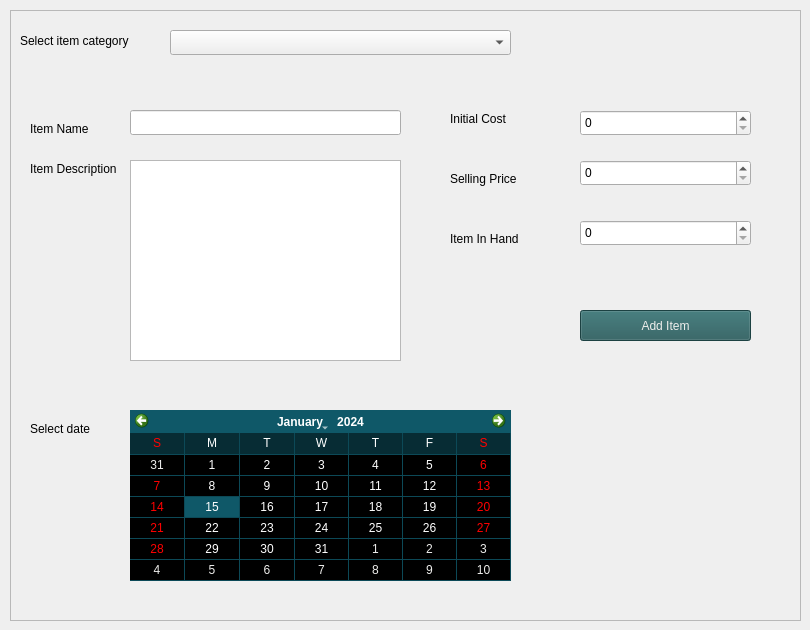
         <widget class="QWidget" name="tab_6">
          <attribute name="title">
           <string>Page</string>
          </attribute>
          <widget class="QFrame" name="frame_6">
           <property name="geometry">
            <rect>
             <x>10</x>
             <y>10</y>
             <width>791</width>
             <height>611</height>
            </rect>
           </property>
           <property name="frameShape">
            <enum>QFrame::StyledPanel</enum>
           </property>
           <property name="frameShadow">
            <enum>QFrame::Raised</enum>
           </property>
           <widget class="QLabel" name="label_17">
            <property name="geometry">
             <rect>
              <x>10</x>
              <y>20</y>
              <width>151</width>
              <height>21</height>
             </rect>
            </property>
            <property name="text">
             <string>Select item category</string>
            </property>
           </widget>
           <widget class="QComboBox" name="comboBox_4">
            <property name="geometry">
             <rect>
              <x>160</x>
              <y>20</y>
              <width>341</width>
              <height>25</height>
             </rect>
            </property>
           </widget>
           <widget class="QLabel" name="label_21">
            <property name="geometry">
             <rect>
              <x>20</x>
              <y>110</y>
              <width>91</width>
              <height>17</height>
             </rect>
            </property>
            <property name="text">
             <string>Item Name</string>
            </property>
           </widget>
           <widget class="QLineEdit" name="lineEdit_2">
            <property name="geometry">
             <rect>
              <x>120</x>
              <y>100</y>
              <width>271</width>
              <height>25</height>
             </rect>
            </property>
           </widget>
           <widget class="QTextEdit" name="textEdit">
            <property name="geometry">
             <rect>
              <x>120</x>
              <y>150</y>
              <width>271</width>
              <height>201</height>
             </rect>
            </property>
           </widget>
           <widget class="QLabel" name="label_22">
            <property name="geometry">
             <rect>
              <x>20</x>
              <y>150</y>
              <width>91</width>
              <height>17</height>
             </rect>
            </property>
            <property name="text">
             <string>Item Description</string>
            </property>
           </widget>
           <widget class="QCalendarWidget" name="calendarWidget">
            <property name="geometry">
             <rect>
              <x>120</x>
              <y>400</y>
              <width>381</width>
              <height>171</height>
             </rect>
            </property>
            <property name="palette">
             <palette>
              <active>
               <colorrole role="WindowText">
                <brush brushstyle="SolidPattern">
                 <color alpha="255">
                  <red>255</red>
                  <green>255</green>
                  <blue>255</blue>
                 </color>
                </brush>
               </colorrole>
               <colorrole role="Button">
                <brush brushstyle="SolidPattern">
                 <color alpha="255">
                  <red>15</red>
                  <green>88</green>
                  <blue>104</blue>
                 </color>
                </brush>
               </colorrole>
               <colorrole role="Light">
                <brush brushstyle="SolidPattern">
                 <color alpha="255">
                  <red>23</red>
                  <green>132</green>
                  <blue>156</blue>
                 </color>
                </brush>
               </colorrole>
               <colorrole role="Midlight">
                <brush brushstyle="SolidPattern">
                 <color alpha="255">
                  <red>19</red>
                  <green>110</green>
                  <blue>130</blue>
                 </color>
                </brush>
               </colorrole>
               <colorrole role="Dark">
                <brush brushstyle="SolidPattern">
                 <color alpha="255">
                  <red>238</red>
                  <green>238</green>
                  <blue>236</blue>
                 </color>
                </brush>
               </colorrole>
               <colorrole role="Mid">
                <brush brushstyle="SolidPattern">
                 <color alpha="255">
                  <red>10</red>
                  <green>58</green>
                  <blue>69</blue>
                 </color>
                </brush>
               </colorrole>
               <colorrole role="Text">
                <brush brushstyle="SolidPattern">
                 <color alpha="255">
                  <red>255</red>
                  <green>255</green>
                  <blue>255</blue>
                 </color>
                </brush>
               </colorrole>
               <colorrole role="BrightText">
                <brush brushstyle="SolidPattern">
                 <color alpha="255">
                  <red>255</red>
                  <green>255</green>
                  <blue>255</blue>
                 </color>
                </brush>
               </colorrole>
               <colorrole role="ButtonText">
                <brush brushstyle="SolidPattern">
                 <color alpha="255">
                  <red>255</red>
                  <green>255</green>
                  <blue>255</blue>
                 </color>
                </brush>
               </colorrole>
               <colorrole role="Base">
                <brush brushstyle="SolidPattern">
                 <color alpha="255">
                  <red>0</red>
                  <green>0</green>
                  <blue>0</blue>
                 </color>
                </brush>
               </colorrole>
               <colorrole role="Window">
                <brush brushstyle="SolidPattern">
                 <color alpha="255">
                  <red>15</red>
                  <green>88</green>
                  <blue>104</blue>
                 </color>
                </brush>
               </colorrole>
               <colorrole role="Shadow">
                <brush brushstyle="SolidPattern">
                 <color alpha="255">
                  <red>0</red>
                  <green>0</green>
                  <blue>0</blue>
                 </color>
                </brush>
               </colorrole>
               <colorrole role="Highlight">
                <brush brushstyle="SolidPattern">
                 <color alpha="255">
                  <red>15</red>
                  <green>88</green>
                  <blue>104</blue>
                 </color>
                </brush>
               </colorrole>
               <colorrole role="AlternateBase">
                <brush brushstyle="SolidPattern">
                 <color alpha="255">
                  <red>7</red>
                  <green>44</green>
                  <blue>52</blue>
                 </color>
                </brush>
               </colorrole>
               <colorrole role="ToolTipBase">
                <brush brushstyle="SolidPattern">
                 <color alpha="255">
                  <red>255</red>
                  <green>255</green>
                  <blue>220</blue>
                 </color>
                </brush>
               </colorrole>
               <colorrole role="ToolTipText">
                <brush brushstyle="SolidPattern">
                 <color alpha="255">
                  <red>0</red>
                  <green>0</green>
                  <blue>0</blue>
                 </color>
                </brush>
               </colorrole>
              </active>
              <inactive>
               <colorrole role="WindowText">
                <brush brushstyle="SolidPattern">
                 <color alpha="255">
                  <red>255</red>
                  <green>255</green>
                  <blue>255</blue>
                 </color>
                </brush>
               </colorrole>
               <colorrole role="Button">
                <brush brushstyle="SolidPattern">
                 <color alpha="255">
                  <red>15</red>
                  <green>88</green>
                  <blue>104</blue>
                 </color>
                </brush>
               </colorrole>
               <colorrole role="Light">
                <brush brushstyle="SolidPattern">
                 <color alpha="255">
                  <red>23</red>
                  <green>132</green>
                  <blue>156</blue>
                 </color>
                </brush>
               </colorrole>
               <colorrole role="Midlight">
                <brush brushstyle="SolidPattern">
                 <color alpha="255">
                  <red>19</red>
                  <green>110</green>
                  <blue>130</blue>
                 </color>
                </brush>
               </colorrole>
               <colorrole role="Dark">
                <brush brushstyle="SolidPattern">
                 <color alpha="255">
                  <red>238</red>
                  <green>238</green>
                  <blue>236</blue>
                 </color>
                </brush>
               </colorrole>
               <colorrole role="Mid">
                <brush brushstyle="SolidPattern">
                 <color alpha="255">
                  <red>10</red>
                  <green>58</green>
                  <blue>69</blue>
                 </color>
                </brush>
               </colorrole>
               <colorrole role="Text">
                <brush brushstyle="SolidPattern">
                 <color alpha="255">
                  <red>255</red>
                  <green>255</green>
                  <blue>255</blue>
                 </color>
                </brush>
               </colorrole>
               <colorrole role="BrightText">
                <brush brushstyle="SolidPattern">
                 <color alpha="255">
                  <red>255</red>
                  <green>255</green>
                  <blue>255</blue>
                 </color>
                </brush>
               </colorrole>
               <colorrole role="ButtonText">
                <brush brushstyle="SolidPattern">
                 <color alpha="255">
                  <red>255</red>
                  <green>255</green>
                  <blue>255</blue>
                 </color>
                </brush>
               </colorrole>
               <colorrole role="Base">
                <brush brushstyle="SolidPattern">
                 <color alpha="255">
                  <red>0</red>
                  <green>0</green>
                  <blue>0</blue>
                 </color>
                </brush>
               </colorrole>
               <colorrole role="Window">
                <brush brushstyle="SolidPattern">
                 <color alpha="255">
                  <red>15</red>
                  <green>88</green>
                  <blue>104</blue>
                 </color>
                </brush>
               </colorrole>
               <colorrole role="Shadow">
                <brush brushstyle="SolidPattern">
                 <color alpha="255">
                  <red>0</red>
                  <green>0</green>
                  <blue>0</blue>
                 </color>
                </brush>
               </colorrole>
               <colorrole role="Highlight">
                <brush brushstyle="SolidPattern">
                 <color alpha="255">
                  <red>15</red>
                  <green>88</green>
                  <blue>104</blue>
                 </color>
                </brush>
               </colorrole>
               <colorrole role="AlternateBase">
                <brush brushstyle="SolidPattern">
                 <color alpha="255">
                  <red>7</red>
                  <green>44</green>
                  <blue>52</blue>
                 </color>
                </brush>
               </colorrole>
               <colorrole role="ToolTipBase">
                <brush brushstyle="SolidPattern">
                 <color alpha="255">
                  <red>255</red>
                  <green>255</green>
                  <blue>220</blue>
                 </color>
                </brush>
               </colorrole>
               <colorrole role="ToolTipText">
                <brush brushstyle="SolidPattern">
                 <color alpha="255">
                  <red>0</red>
                  <green>0</green>
                  <blue>0</blue>
                 </color>
                </brush>
               </colorrole>
              </inactive>
              <disabled>
               <colorrole role="WindowText">
                <brush brushstyle="SolidPattern">
                 <color alpha="255">
                  <red>238</red>
                  <green>238</green>
                  <blue>236</blue>
                 </color>
                </brush>
               </colorrole>
               <colorrole role="Button">
                <brush brushstyle="SolidPattern">
                 <color alpha="255">
                  <red>15</red>
                  <green>88</green>
                  <blue>104</blue>
                 </color>
                </brush>
               </colorrole>
               <colorrole role="Light">
                <brush brushstyle="SolidPattern">
                 <color alpha="255">
                  <red>23</red>
                  <green>132</green>
                  <blue>156</blue>
                 </color>
                </brush>
               </colorrole>
               <colorrole role="Midlight">
                <brush brushstyle="SolidPattern">
                 <color alpha="255">
                  <red>19</red>
                  <green>110</green>
                  <blue>130</blue>
                 </color>
                </brush>
               </colorrole>
               <colorrole role="Dark">
                <brush brushstyle="SolidPattern">
                 <color alpha="255">
                  <red>238</red>
                  <green>238</green>
                  <blue>236</blue>
                 </color>
                </brush>
               </colorrole>
               <colorrole role="Mid">
                <brush brushstyle="SolidPattern">
                 <color alpha="255">
                  <red>10</red>
                  <green>58</green>
                  <blue>69</blue>
                 </color>
                </brush>
               </colorrole>
               <colorrole role="Text">
                <brush brushstyle="SolidPattern">
                 <color alpha="255">
                  <red>238</red>
                  <green>238</green>
                  <blue>236</blue>
                 </color>
                </brush>
               </colorrole>
               <colorrole role="BrightText">
                <brush brushstyle="SolidPattern">
                 <color alpha="255">
                  <red>255</red>
                  <green>255</green>
                  <blue>255</blue>
                 </color>
                </brush>
               </colorrole>
               <colorrole role="ButtonText">
                <brush brushstyle="SolidPattern">
                 <color alpha="255">
                  <red>238</red>
                  <green>238</green>
                  <blue>236</blue>
                 </color>
                </brush>
               </colorrole>
               <colorrole role="Base">
                <brush brushstyle="SolidPattern">
                 <color alpha="255">
                  <red>15</red>
                  <green>88</green>
                  <blue>104</blue>
                 </color>
                </brush>
               </colorrole>
               <colorrole role="Window">
                <brush brushstyle="SolidPattern">
                 <color alpha="255">
                  <red>15</red>
                  <green>88</green>
                  <blue>104</blue>
                 </color>
                </brush>
               </colorrole>
               <colorrole role="Shadow">
                <brush brushstyle="SolidPattern">
                 <color alpha="255">
                  <red>0</red>
                  <green>0</green>
                  <blue>0</blue>
                 </color>
                </brush>
               </colorrole>
               <colorrole role="Highlight">
                <brush brushstyle="SolidPattern">
                 <color alpha="255">
                  <red>145</red>
                  <green>141</green>
                  <blue>126</blue>
                 </color>
                </brush>
               </colorrole>
               <colorrole role="AlternateBase">
                <brush brushstyle="SolidPattern">
                 <color alpha="255">
                  <red>15</red>
                  <green>88</green>
                  <blue>104</blue>
                 </color>
                </brush>
               </colorrole>
               <colorrole role="ToolTipBase">
                <brush brushstyle="SolidPattern">
                 <color alpha="255">
                  <red>255</red>
                  <green>255</green>
                  <blue>220</blue>
                 </color>
                </brush>
               </colorrole>
               <colorrole role="ToolTipText">
                <brush brushstyle="SolidPattern">
                 <color alpha="255">
                  <red>0</red>
                  <green>0</green>
                  <blue>0</blue>
                 </color>
                </brush>
               </colorrole>
              </disabled>
             </palette>
            </property>
            <property name="locale">
             <locale language="English" country="Kenya"/>
            </property>
            <property name="gridVisible">
             <bool>true</bool>
            </property>
            <property name="horizontalHeaderFormat">
             <enum>QCalendarWidget::SingleLetterDayNames</enum>
            </property>
            <property name="verticalHeaderFormat">
             <enum>QCalendarWidget::NoVerticalHeader</enum>
            </property>
            <property name="dateEditAcceptDelay">
             <number>1500</number>
            </property>
           </widget>
           <widget class="QLabel" name="label_23">
            <property name="geometry">
             <rect>
              <x>20</x>
              <y>410</y>
              <width>91</width>
              <height>17</height>
             </rect>
            </property>
            <property name="text">
             <string>Select date</string>
            </property>
           </widget>
           <widget class="QLabel" name="label_24">
            <property name="geometry">
             <rect>
              <x>440</x>
              <y>100</y>
              <width>91</width>
              <height>17</height>
             </rect>
            </property>
            <property name="text">
             <string>Initial Cost</string>
            </property>
           </widget>
           <widget class="QSpinBox" name="spinBox_3">
            <property name="geometry">
             <rect>
              <x>570</x>
              <y>100</y>
              <width>171</width>
              <height>26</height>
             </rect>
            </property>
           </widget>
           <widget class="QLabel" name="label_25">
            <property name="geometry">
             <rect>
              <x>440</x>
              <y>160</y>
              <width>101</width>
              <height>17</height>
             </rect>
            </property>
            <property name="text">
             <string>Selling Price</string>
            </property>
           </widget>
           <widget class="QSpinBox" name="spinBox_4">
            <property name="geometry">
             <rect>
              <x>570</x>
              <y>150</y>
              <width>171</width>
              <height>26</height>
             </rect>
            </property>
           </widget>
           <widget class="QLabel" name="label_26">
            <property name="geometry">
             <rect>
              <x>440</x>
              <y>220</y>
              <width>91</width>
              <height>17</height>
             </rect>
            </property>
            <property name="text">
             <string>Item In Hand</string>
            </property>
           </widget>
           <widget class="QSpinBox" name="spinBox_5">
            <property name="geometry">
             <rect>
              <x>570</x>
              <y>210</y>
              <width>171</width>
              <height>26</height>
             </rect>
            </property>
           </widget>
           <widget class="QPushButton" name="pushButton_9">
            <property name="geometry">
             <rect>
              <x>570</x>
              <y>300</y>
              <width>171</width>
              <height>31</height>
             </rect>
            </property>
            <property name="styleSheet">
             <string notr="true">background-color:  	rgb(39, 91, 92) ;
font: 14pt &quot;Ubuntu&quot;;
color: rgb(238, 238, 236);</string>
            </property>
            <property name="text">
             <string>Add Item</string>
            </property>
           </widget>
          </widget>
         </widget>
